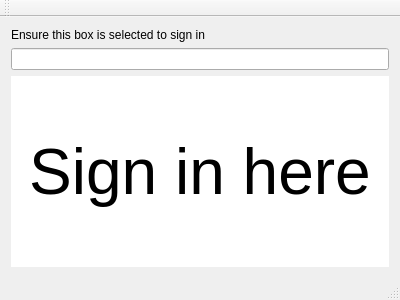
<?xml version="1.0" encoding="UTF-8"?>
<ui version="4.0">
 <class>MainWindow</class>
 <widget class="QMainWindow" name="MainWindow">
  <property name="geometry">
   <rect>
    <x>0</x>
    <y>0</y>
    <width>400</width>
    <height>300</height>
   </rect>
  </property>
  <property name="windowTitle">
   <string>MainWindow</string>
  </property>
  <widget class="QWidget" name="centralWidget">
   <layout class="QVBoxLayout" name="verticalLayout_2">
    <item>
     <layout class="QVBoxLayout" name="verticalLayout">
      <item>
       <widget class="QLabel" name="label">
        <property name="sizePolicy">
         <sizepolicy hsizetype="Expanding" vsizetype="Fixed">
          <horstretch>0</horstretch>
          <verstretch>0</verstretch>
         </sizepolicy>
        </property>
        <property name="text">
         <string>Ensure this box is selected to sign in</string>
        </property>
       </widget>
      </item>
      <item>
       <widget class="QLineEdit" name="lineEdit"/>
      </item>
     </layout>
    </item>
    <item>
     <widget class="QLabel" name="label_2">
      <property name="sizePolicy">
       <sizepolicy hsizetype="Expanding" vsizetype="Expanding">
        <horstretch>0</horstretch>
        <verstretch>0</verstretch>
       </sizepolicy>
      </property>
      <property name="font">
       <font>
        <pointsize>48</pointsize>
       </font>
      </property>
      <property name="styleSheet">
       <string notr="true">background-color: rgb(255, 255, 255);</string>
      </property>
      <property name="text">
       <string>Sign in here</string>
      </property>
      <property name="alignment">
       <set>Qt::AlignCenter</set>
      </property>
     </widget>
    </item>
   </layout>
  </widget>
  <widget class="QMenuBar" name="menuBar">
   <property name="geometry">
    <rect>
     <x>0</x>
     <y>0</y>
     <width>400</width>
     <height>21</height>
    </rect>
   </property>
  </widget>
  <widget class="QToolBar" name="mainToolBar">
   <attribute name="toolBarArea">
    <enum>TopToolBarArea</enum>
   </attribute>
   <attribute name="toolBarBreak">
    <bool>false</bool>
   </attribute>
  </widget>
  <widget class="QStatusBar" name="statusBar"/>
 </widget>
 <layoutdefault spacing="6" margin="11"/>
 <resources/>
 <connections/>
</ui>
